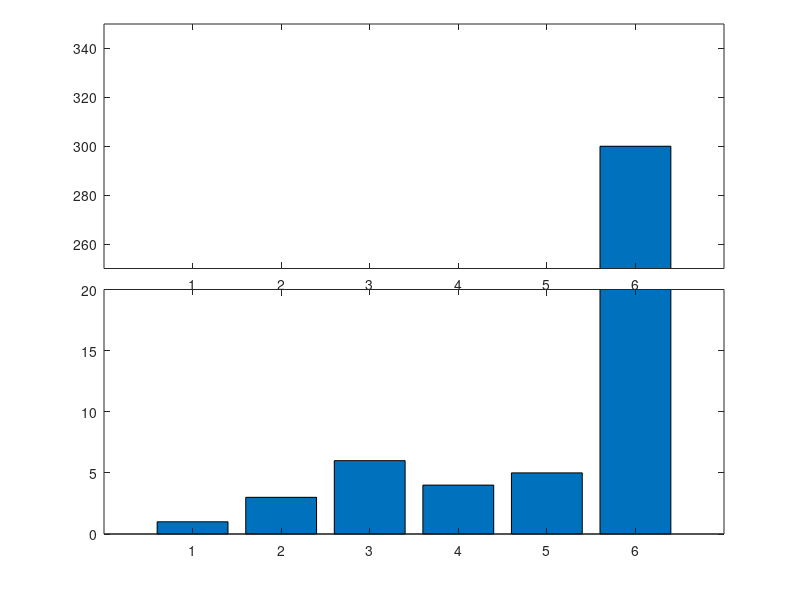

MATLAB code for this plot:
a=[1 3 6 4 5 300];
%a=[1 3 6 4 5 30];

ylim1=[0 20];
ylim2=[100 300];
ylim2=[250 350];
%ylim2=[10 50];
xlim=[0 length(a)+1];

figure;

% retrieve your default axis pos
clf;
p0=get(gca,'position')
delete(gcf);

% create axis1
%a1=axes('position',[p0(1) p0(2) p0(3)/2-.025 p0(4)]);
a1=axes('position',[p0(1) p0(2) p0(3) p0(4)/2]);
%barh(a);
bar(a);
set(a1,'ylim',ylim1);
%set(a2,'xlim',xlim,'ylim',ylim2);
%set(a2,'xtick',[]);
%box off;

% create axis2
%a2=axes('position',[p0(1)+p0(3)/2+.025 p0(2) p0(3)/2-.025 p0(4)]);
a2=axes('position',[p0(1) p0(4)/2+.145 p0(3) p0(4)/2])
%a2=axes('position',[p0(1) p0(2) p0(3) p0(4)/2]);
%barh(a);
bar(a);

%set(a2,'ylim',ylim1);
%set(a2,'ylim',ylim2);
ylim(ylim2);
%set(a2,'xlim',xlim,'ylim',ylim2);
%set(a2,'xtick',[]);
%set(a2,'xcolor',get(a2,'color'));
%box off

%%%%%%%%%%%%%%%% plotting %%%%%%%%%%%%%%%%%%%%%
output = "break_axis";

%figure;
saveas(1, strcat(output, ".png"));

%box off
